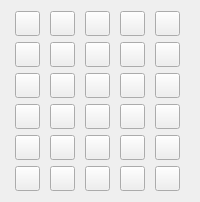
         <widget class="QWidget" name="educationTraitTab">
          <attribute name="title">
           <string>Education Traits</string>
          </attribute>
          <layout class="QGridLayout" name="gridLayout_2">
           <item row="4" column="3">
            <widget class="QPushButton" name="m_e_3">
             <property name="minimumSize">
              <size>
               <width>25</width>
               <height>25</height>
              </size>
             </property>
             <property name="maximumSize">
              <size>
               <width>25</width>
               <height>25</height>
              </size>
             </property>
             <property name="text">
              <string/>
             </property>
             <property name="icon">
              <iconset resource="assets.qrc">
               <normaloff>:/new/prefix1/assets/education_martial_3.png</normaloff>:/new/prefix1/assets/education_martial_3.png</iconset>
             </property>
             <property name="iconSize">
              <size>
               <width>30</width>
               <height>30</height>
              </size>
             </property>
             <property name="checkable">
              <bool>true</bool>
             </property>
            </widget>
           </item>
           <item row="4" column="0">
            <widget class="QPushButton" name="m_e_1">
             <property name="minimumSize">
              <size>
               <width>25</width>
               <height>25</height>
              </size>
             </property>
             <property name="maximumSize">
              <size>
               <width>25</width>
               <height>25</height>
              </size>
             </property>
             <property name="text">
              <string/>
             </property>
             <property name="icon">
              <iconset resource="assets.qrc">
               <normaloff>:/new/prefix1/assets/education_martial_1.png</normaloff>:/new/prefix1/assets/education_martial_1.png</iconset>
             </property>
             <property name="iconSize">
              <size>
               <width>30</width>
               <height>30</height>
              </size>
             </property>
             <property name="checkable">
              <bool>true</bool>
             </property>
            </widget>
           </item>
           <item row="3" column="0">
            <widget class="QPushButton" name="l_e_1">
             <property name="minimumSize">
              <size>
               <width>25</width>
               <height>25</height>
              </size>
             </property>
             <property name="maximumSize">
              <size>
               <width>25</width>
               <height>25</height>
              </size>
             </property>
             <property name="text">
              <string/>
             </property>
             <property name="icon">
              <iconset resource="assets.qrc">
               <normaloff>:/new/prefix1/assets/education_learning_1.png</normaloff>:/new/prefix1/assets/education_learning_1.png</iconset>
             </property>
             <property name="iconSize">
              <size>
               <width>30</width>
               <height>30</height>
              </size>
             </property>
             <property name="checkable">
              <bool>true</bool>
             </property>
            </widget>
           </item>
           <item row="0" column="4">
            <widget class="QPushButton" name="rowdy">
             <property name="minimumSize">
              <size>
               <width>25</width>
               <height>25</height>
              </size>
             </property>
             <property name="maximumSize">
              <size>
               <width>25</width>
               <height>25</height>
              </size>
             </property>
             <property name="text">
              <string/>
             </property>
             <property name="icon">
              <iconset resource="assets.qrc">
               <normaloff>:/new/prefix1/assets/rowdy.png</normaloff>:/new/prefix1/assets/rowdy.png</iconset>
             </property>
             <property name="iconSize">
              <size>
               <width>30</width>
               <height>30</height>
              </size>
             </property>
             <property name="checkable">
              <bool>true</bool>
             </property>
            </widget>
           </item>
           <item row="3" column="3">
            <widget class="QPushButton" name="l_e_3">
             <property name="minimumSize">
              <size>
               <width>25</width>
               <height>25</height>
              </size>
             </property>
             <property name="maximumSize">
              <size>
               <width>25</width>
               <height>25</height>
              </size>
             </property>
             <property name="text">
              <string/>
             </property>
             <property name="icon">
              <iconset resource="assets.qrc">
               <normaloff>:/new/prefix1/assets/education_learning_3.png</normaloff>:/new/prefix1/assets/education_learning_3.png</iconset>
             </property>
             <property name="iconSize">
              <size>
               <width>30</width>
               <height>30</height>
              </size>
             </property>
             <property name="checkable">
              <bool>true</bool>
             </property>
            </widget>
           </item>
           <item row="1" column="4">
            <widget class="QPushButton" name="d_e_4">
             <property name="minimumSize">
              <size>
               <width>25</width>
               <height>25</height>
              </size>
             </property>
             <property name="maximumSize">
              <size>
               <width>25</width>
               <height>25</height>
              </size>
             </property>
             <property name="text">
              <string/>
             </property>
             <property name="icon">
              <iconset resource="assets.qrc">
               <normaloff>:/new/prefix1/assets/education_diplomacy_4.png</normaloff>:/new/prefix1/assets/education_diplomacy_4.png</iconset>
             </property>
             <property name="iconSize">
              <size>
               <width>30</width>
               <height>30</height>
              </size>
             </property>
             <property name="checkable">
              <bool>true</bool>
             </property>
            </widget>
           </item>
           <item row="4" column="2">
            <widget class="QPushButton" name="m_e_2">
             <property name="minimumSize">
              <size>
               <width>25</width>
               <height>25</height>
              </size>
             </property>
             <property name="maximumSize">
              <size>
               <width>25</width>
               <height>25</height>
              </size>
             </property>
             <property name="text">
              <string/>
             </property>
             <property name="icon">
              <iconset resource="assets.qrc">
               <normaloff>:/new/prefix1/assets/education_martial_2.png</normaloff>:/new/prefix1/assets/education_martial_2.png</iconset>
             </property>
             <property name="iconSize">
              <size>
               <width>30</width>
               <height>30</height>
              </size>
             </property>
             <property name="checkable">
              <bool>true</bool>
             </property>
            </widget>
           </item>
           <item row="0" column="3">
            <widget class="QPushButton" name="pensive">
             <property name="minimumSize">
              <size>
               <width>25</width>
               <height>25</height>
              </size>
             </property>
             <property name="maximumSize">
              <size>
               <width>25</width>
               <height>25</height>
              </size>
             </property>
             <property name="text">
              <string/>
             </property>
             <property name="icon">
              <iconset resource="assets.qrc">
               <normaloff>:/new/prefix1/assets/pensive.png</normaloff>:/new/prefix1/assets/pensive.png</iconset>
             </property>
             <property name="iconSize">
              <size>
               <width>30</width>
               <height>30</height>
              </size>
             </property>
             <property name="checkable">
              <bool>true</bool>
             </property>
            </widget>
           </item>
           <item row="2" column="3">
            <widget class="QPushButton" name="i_e_3">
             <property name="minimumSize">
              <size>
               <width>25</width>
               <height>25</height>
              </size>
             </property>
             <property name="maximumSize">
              <size>
               <width>25</width>
               <height>25</height>
              </size>
             </property>
             <property name="text">
              <string/>
             </property>
             <property name="icon">
              <iconset resource="assets.qrc">
               <normaloff>:/new/prefix1/assets/education_intrigue_3.png</normaloff>:/new/prefix1/assets/education_intrigue_3.png</iconset>
             </property>
             <property name="iconSize">
              <size>
               <width>30</width>
               <height>30</height>
              </size>
             </property>
             <property name="checkable">
              <bool>true</bool>
             </property>
            </widget>
           </item>
           <item row="3" column="4">
            <widget class="QPushButton" name="l_e_4">
             <property name="minimumSize">
              <size>
               <width>25</width>
               <height>25</height>
              </size>
             </property>
             <property name="maximumSize">
              <size>
               <width>25</width>
               <height>25</height>
              </size>
             </property>
             <property name="text">
              <string/>
             </property>
             <property name="icon">
              <iconset resource="assets.qrc">
               <normaloff>:/new/prefix1/assets/education_learning_4.png</normaloff>:/new/prefix1/assets/education_learning_4.png</iconset>
             </property>
             <property name="iconSize">
              <size>
               <width>30</width>
               <height>30</height>
              </size>
             </property>
             <property name="checkable">
              <bool>true</bool>
             </property>
            </widget>
           </item>
           <item row="1" column="2">
            <widget class="QPushButton" name="d_e_2">
             <property name="minimumSize">
              <size>
               <width>25</width>
               <height>25</height>
              </size>
             </property>
             <property name="maximumSize">
              <size>
               <width>25</width>
               <height>25</height>
              </size>
             </property>
             <property name="text">
              <string/>
             </property>
             <property name="icon">
              <iconset resource="assets.qrc">
               <normaloff>:/new/prefix1/assets/education_diplomacy_2.png</normaloff>:/new/prefix1/assets/education_diplomacy_2.png</iconset>
             </property>
             <property name="iconSize">
              <size>
               <width>30</width>
               <height>30</height>
              </size>
             </property>
             <property name="checkable">
              <bool>true</bool>
             </property>
            </widget>
           </item>
           <item row="0" column="0">
            <widget class="QPushButton" name="bossy">
             <property name="minimumSize">
              <size>
               <width>25</width>
               <height>25</height>
              </size>
             </property>
             <property name="maximumSize">
              <size>
               <width>25</width>
               <height>25</height>
              </size>
             </property>
             <property name="text">
              <string/>
             </property>
             <property name="icon">
              <iconset resource="assets.qrc">
               <normaloff>:/new/prefix1/assets/bossy.png</normaloff>:/new/prefix1/assets/bossy.png</iconset>
             </property>
             <property name="iconSize">
              <size>
               <width>30</width>
               <height>30</height>
              </size>
             </property>
             <property name="checkable">
              <bool>true</bool>
             </property>
            </widget>
           </item>
           <item row="1" column="5">
            <widget class="QPushButton" name="d_e_5">
             <property name="minimumSize">
              <size>
               <width>25</width>
               <height>25</height>
              </size>
             </property>
             <property name="maximumSize">
              <size>
               <width>25</width>
               <height>25</height>
              </size>
             </property>
             <property name="text">
              <string/>
             </property>
             <property name="icon">
              <iconset resource="assets.qrc">
               <normaloff>:/new/prefix1/assets/education_diplomacy_5.png</normaloff>:/new/prefix1/assets/education_diplomacy_5.png</iconset>
             </property>
             <property name="iconSize">
              <size>
               <width>30</width>
               <height>30</height>
              </size>
             </property>
             <property name="checkable">
              <bool>true</bool>
             </property>
            </widget>
           </item>
           <item row="2" column="0">
            <widget class="QPushButton" name="i_e_1">
             <property name="minimumSize">
              <size>
               <width>25</width>
               <height>25</height>
              </size>
             </property>
             <property name="maximumSize">
              <size>
               <width>25</width>
               <height>25</height>
              </size>
             </property>
             <property name="text">
              <string/>
             </property>
             <property name="icon">
              <iconset resource="assets.qrc">
               <normaloff>:/new/prefix1/assets/education_intrigue_1.png</normaloff>:/new/prefix1/assets/education_intrigue_1.png</iconset>
             </property>
             <property name="iconSize">
              <size>
               <width>30</width>
               <height>30</height>
              </size>
             </property>
             <property name="checkable">
              <bool>true</bool>
             </property>
            </widget>
           </item>
           <item row="1" column="3">
            <widget class="QPushButton" name="d_e_3">
             <property name="minimumSize">
              <size>
               <width>25</width>
               <height>25</height>
              </size>
             </property>
             <property name="maximumSize">
              <size>
               <width>25</width>
               <height>25</height>
              </size>
             </property>
             <property name="text">
              <string/>
             </property>
             <property name="icon">
              <iconset resource="assets.qrc">
               <normaloff>:/new/prefix1/assets/education_diplomacy_3.png</normaloff>:/new/prefix1/assets/education_diplomacy_3.png</iconset>
             </property>
             <property name="iconSize">
              <size>
               <width>30</width>
               <height>30</height>
              </size>
             </property>
             <property name="checkable">
              <bool>true</bool>
             </property>
            </widget>
           </item>
           <item row="1" column="0">
            <widget class="QPushButton" name="d_e_1">
             <property name="minimumSize">
              <size>
               <width>25</width>
               <height>25</height>
              </size>
             </property>
             <property name="maximumSize">
              <size>
               <width>25</width>
               <height>25</height>
              </size>
             </property>
             <property name="text">
              <string/>
             </property>
             <property name="icon">
              <iconset resource="assets.qrc">
               <normaloff>:/new/prefix1/assets/education_diplomacy_1.png</normaloff>:/new/prefix1/assets/education_diplomacy_1.png</iconset>
             </property>
             <property name="iconSize">
              <size>
               <width>30</width>
               <height>30</height>
              </size>
             </property>
             <property name="checkable">
              <bool>true</bool>
             </property>
            </widget>
           </item>
           <item row="0" column="5">
            <widget class="QPushButton" name="charming">
             <property name="minimumSize">
              <size>
               <width>25</width>
               <height>25</height>
              </size>
             </property>
             <property name="maximumSize">
              <size>
               <width>25</width>
               <height>25</height>
              </size>
             </property>
             <property name="text">
              <string/>
             </property>
             <property name="icon">
              <iconset resource="assets.qrc">
               <normaloff>:/new/prefix1/assets/charming.png</normaloff>:/new/prefix1/assets/charming.png</iconset>
             </property>
             <property name="iconSize">
              <size>
               <width>30</width>
               <height>30</height>
              </size>
             </property>
             <property name="checkable">
              <bool>true</bool>
             </property>
            </widget>
           </item>
           <item row="3" column="2">
            <widget class="QPushButton" name="l_e_2">
             <property name="minimumSize">
              <size>
               <width>25</width>
               <height>25</height>
              </size>
             </property>
             <property name="maximumSize">
              <size>
               <width>25</width>
               <height>25</height>
              </size>
             </property>
             <property name="text">
              <string/>
             </property>
             <property name="icon">
              <iconset resource="assets.qrc">
               <normaloff>:/new/prefix1/assets/education_learning_2.png</normaloff>:/new/prefix1/assets/education_learning_2.png</iconset>
             </property>
             <property name="iconSize">
              <size>
               <width>30</width>
               <height>30</height>
              </size>
             </property>
             <property name="checkable">
              <bool>true</bool>
             </property>
            </widget>
           </item>
           <item row="4" column="5">
            <widget class="QPushButton" name="m_e_5">
             <property name="minimumSize">
              <size>
               <width>25</width>
               <height>25</height>
              </size>
             </property>
             <property name="maximumSize">
              <size>
               <width>25</width>
               <height>25</height>
              </size>
             </property>
             <property name="text">
              <string/>
             </property>
             <property name="icon">
              <iconset resource="assets.qrc">
               <normaloff>:/new/prefix1/assets/education_martial_5.png</normaloff>:/new/prefix1/assets/education_martial_5.png</iconset>
             </property>
             <property name="iconSize">
              <size>
               <width>30</width>
               <height>30</height>
              </size>
             </property>
             <property name="checkable">
              <bool>true</bool>
             </property>
            </widget>
           </item>
           <item row="2" column="2">
            <widget class="QPushButton" name="i_e_2">
             <property name="minimumSize">
              <size>
               <width>25</width>
               <height>25</height>
              </size>
             </property>
             <property name="maximumSize">
              <size>
               <width>25</width>
               <height>25</height>
              </size>
             </property>
             <property name="text">
              <string/>
             </property>
             <property name="icon">
              <iconset resource="assets.qrc">
               <normaloff>:/new/prefix1/assets/education_intrigue_2.png</normaloff>:/new/prefix1/assets/education_intrigue_2.png</iconset>
             </property>
             <property name="iconSize">
              <size>
               <width>30</width>
               <height>30</height>
              </size>
             </property>
             <property name="checkable">
              <bool>true</bool>
             </property>
            </widget>
           </item>
           <item row="2" column="4">
            <widget class="QPushButton" name="i_e_4">
             <property name="minimumSize">
              <size>
               <width>25</width>
               <height>25</height>
              </size>
             </property>
             <property name="maximumSize">
              <size>
               <width>25</width>
               <height>25</height>
              </size>
             </property>
             <property name="text">
              <string/>
             </property>
             <property name="icon">
              <iconset resource="assets.qrc">
               <normaloff>:/new/prefix1/assets/education_intrigue_4.png</normaloff>:/new/prefix1/assets/education_intrigue_4.png</iconset>
             </property>
             <property name="iconSize">
              <size>
               <width>30</width>
               <height>30</height>
              </size>
             </property>
             <property name="checkable">
              <bool>true</bool>
             </property>
            </widget>
           </item>
           <item row="7" column="5">
            <widget class="QPushButton" name="s_e_5">
             <property name="minimumSize">
              <size>
               <width>25</width>
               <height>25</height>
              </size>
             </property>
             <property name="maximumSize">
              <size>
               <width>25</width>
               <height>25</height>
              </size>
             </property>
             <property name="text">
              <string/>
             </property>
             <property name="icon">
              <iconset resource="assets.qrc">
               <normaloff>:/new/prefix1/assets/education_stewardship_5.png</normaloff>:/new/prefix1/assets/education_stewardship_5.png</iconset>
             </property>
             <property name="iconSize">
              <size>
               <width>30</width>
               <height>30</height>
              </size>
             </property>
             <property name="checkable">
              <bool>true</bool>
             </property>
            </widget>
           </item>
           <item row="3" column="5">
            <widget class="QPushButton" name="l_e_5">
             <property name="minimumSize">
              <size>
               <width>25</width>
               <height>25</height>
              </size>
             </property>
             <property name="maximumSize">
              <size>
               <width>25</width>
               <height>25</height>
              </size>
             </property>
             <property name="text">
              <string/>
             </property>
             <property name="icon">
              <iconset resource="assets.qrc">
               <normaloff>:/new/prefix1/assets/education_learning_5.png</normaloff>:/new/prefix1/assets/education_learning_5.png</iconset>
             </property>
             <property name="iconSize">
              <size>
               <width>30</width>
               <height>30</height>
              </size>
             </property>
             <property name="checkable">
              <bool>true</bool>
             </property>
            </widget>
           </item>
           <item row="4" column="4">
            <widget class="QPushButton" name="m_e_4">
             <property name="minimumSize">
              <size>
               <width>25</width>
               <height>25</height>
              </size>
             </property>
             <property name="maximumSize">
              <size>
               <width>25</width>
               <height>25</height>
              </size>
             </property>
             <property name="text">
              <string/>
             </property>
             <property name="icon">
              <iconset resource="assets.qrc">
               <normaloff>:/new/prefix1/assets/education_martial_4.png</normaloff>:/new/prefix1/assets/education_martial_4.png</iconset>
             </property>
             <property name="iconSize">
              <size>
               <width>30</width>
               <height>30</height>
              </size>
             </property>
             <property name="checkable">
              <bool>true</bool>
             </property>
            </widget>
           </item>
           <item row="0" column="2">
            <widget class="QPushButton" name="curious">
             <property name="minimumSize">
              <size>
               <width>25</width>
               <height>25</height>
              </size>
             </property>
             <property name="maximumSize">
              <size>
               <width>25</width>
               <height>25</height>
              </size>
             </property>
             <property name="text">
              <string/>
             </property>
             <property name="icon">
              <iconset resource="assets.qrc">
               <normaloff>:/new/prefix1/assets/curious.png</normaloff>:/new/prefix1/assets/curious.png</iconset>
             </property>
             <property name="iconSize">
              <size>
               <width>30</width>
               <height>30</height>
              </size>
             </property>
             <property name="checkable">
              <bool>true</bool>
             </property>
            </widget>
           </item>
           <item row="2" column="5">
            <widget class="QPushButton" name="i_e_5">
             <property name="minimumSize">
              <size>
               <width>25</width>
               <height>25</height>
              </size>
             </property>
             <property name="maximumSize">
              <size>
               <width>25</width>
               <height>25</height>
              </size>
             </property>
             <property name="text">
              <string/>
             </property>
             <property name="icon">
              <iconset resource="assets.qrc">
               <normaloff>:/new/prefix1/assets/education_intrigue_5.png</normaloff>:/new/prefix1/assets/education_intrigue_5.png</iconset>
             </property>
             <property name="iconSize">
              <size>
               <width>30</width>
               <height>30</height>
              </size>
             </property>
             <property name="checkable">
              <bool>true</bool>
             </property>
            </widget>
           </item>
           <item row="7" column="4">
            <widget class="QPushButton" name="s_e_4">
             <property name="minimumSize">
              <size>
               <width>25</width>
               <height>25</height>
              </size>
             </property>
             <property name="maximumSize">
              <size>
               <width>25</width>
               <height>25</height>
              </size>
             </property>
             <property name="text">
              <string/>
             </property>
             <property name="icon">
              <iconset resource="assets.qrc">
               <normaloff>:/new/prefix1/assets/education_stewardship_4.png</normaloff>:/new/prefix1/assets/education_stewardship_4.png</iconset>
             </property>
             <property name="iconSize">
              <size>
               <width>30</width>
               <height>30</height>
              </size>
             </property>
             <property name="checkable">
              <bool>true</bool>
             </property>
            </widget>
           </item>
           <item row="7" column="3">
            <widget class="QPushButton" name="s_e_3">
             <property name="minimumSize">
              <size>
               <width>25</width>
               <height>25</height>
              </size>
             </property>
             <property name="maximumSize">
              <size>
               <width>25</width>
               <height>25</height>
              </size>
             </property>
             <property name="text">
              <string/>
             </property>
             <property name="icon">
              <iconset resource="assets.qrc">
               <normaloff>:/new/prefix1/assets/education_stewardship_3.png</normaloff>:/new/prefix1/assets/education_stewardship_3.png</iconset>
             </property>
             <property name="iconSize">
              <size>
               <width>30</width>
               <height>30</height>
              </size>
             </property>
             <property name="checkable">
              <bool>true</bool>
             </property>
            </widget>
           </item>
           <item row="7" column="2">
            <widget class="QPushButton" name="s_e_2">
             <property name="minimumSize">
              <size>
               <width>25</width>
               <height>25</height>
              </size>
             </property>
             <property name="maximumSize">
              <size>
               <width>25</width>
               <height>25</height>
              </size>
             </property>
             <property name="text">
              <string/>
             </property>
             <property name="icon">
              <iconset resource="assets.qrc">
               <normaloff>:/new/prefix1/assets/education_stewardship_2.png</normaloff>:/new/prefix1/assets/education_stewardship_2.png</iconset>
             </property>
             <property name="iconSize">
              <size>
               <width>30</width>
               <height>30</height>
              </size>
             </property>
             <property name="checkable">
              <bool>true</bool>
             </property>
            </widget>
           </item>
           <item row="7" column="0">
            <widget class="QPushButton" name="s_e_1">
             <property name="minimumSize">
              <size>
               <width>25</width>
               <height>25</height>
              </size>
             </property>
             <property name="maximumSize">
              <size>
               <width>25</width>
               <height>25</height>
              </size>
             </property>
             <property name="text">
              <string/>
             </property>
             <property name="icon">
              <iconset resource="assets.qrc">
               <normaloff>:/new/prefix1/assets/education_stewardship_1.png</normaloff>:/new/prefix1/assets/education_stewardship_1.png</iconset>
             </property>
             <property name="iconSize">
              <size>
               <width>30</width>
               <height>30</height>
              </size>
             </property>
             <property name="checkable">
              <bool>true</bool>
             </property>
            </widget>
           </item>
          </layout>
         </widget>
